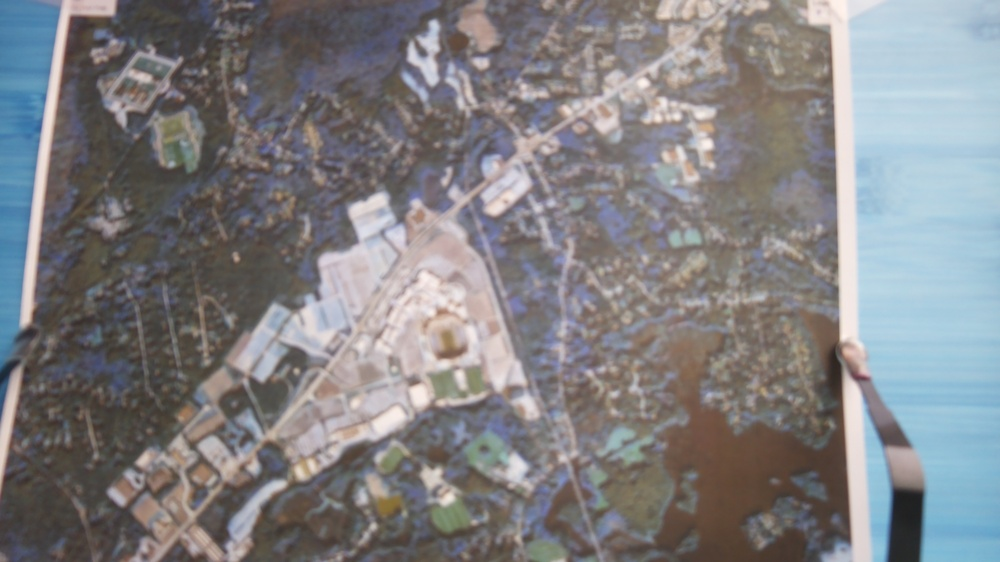
#> input picture captured_20260322_154359.jpg, 1000 x 562 px, shrunk from 4608 x 2592 before the run
$ python -i surface_detector.py   (imports and definitions only)
#> lines starting #> are read from the running program, lines starting #| are printed output that depends on the picture; after the words box and inside, x2 and y2 are one past the last pixel; in counts of white or black regions, pixels touching at a corner belong together
# %%


# %%
# surface_detector.py
# Detects and classifies urban surfaces by albedo value

import cv2
import numpy as np


# %%


# %%

# ── SURFACE DEFINITIONS ────────────────────────────────────
# Each surface has:
#   hsv_lower/upper : color range in HSV space
#   albedo          : reflectivity 0.0 to 1.0
#                     (0 = absorbs all, 1 = reflects all)
#   heat_risk       : how much heat it generates
#   color           : BGR color for contour drawing
#   label           : display name

SURFACES = {
    "dark_roof": {
        "hsv_lower":  np.array([0,   0,   0  ]),
        "hsv_upper":  np.array([180, 50,  60 ]),
        "albedo":     0.05,
        "heat_risk":  "CRITICAL",
        "color":      (0,   0,   255),  # Red
        "label":      "Dark Tar Roof",
        "priority":   1
    },
    "asphalt_road": {
        "hsv_lower":  np.array([0,   0,   40 ]),
        "hsv_upper":  np.array([180, 30,  90 ]),
        "albedo":     0.10,
        "heat_risk":  "HIGH",
        "color":      (0,   69,  255),  # Orange-Red
        "label":      "Asphalt / Road",
        "priority":   2
    },
    "concrete": {
        "hsv_lower":  np.array([0,   0,   90 ]),
        "hsv_upper":  np.array([180, 30,  170]),
        "albedo":     0.25,
        "heat_risk":  "MEDIUM",
        "color":      (0,   165, 255),  # Orange
        "label":      "Concrete / Sidewalk",
        "priority":   3
    },
    "bright_roof": {
        "hsv_lower":  np.array([0,   0,   170]),
        "hsv_upper":  np.array([180, 30,  255]),
        "albedo":     0.65,
        "heat_risk":  "LOW",
        "color":      (255, 255, 0  ),  # Cyan
        "label":      "Bright / White Roof",
        "priority":   4
    },
    "vegetation": {
        "hsv_lower":  np.array([35,  40,  40 ]),
        "hsv_upper":  np.array([90,  255, 200]),
        "albedo":     0.20,
        "heat_risk":  "BENEFICIAL",
        "color":      (0,   200, 0  ),  # Green
        "label":      "Trees / Vegetation",
        "priority":   5
    },
    "water": {
        "hsv_lower":  np.array([90,  50,  50 ]),
        "hsv_upper":  np.array([130, 255, 255]),
        "albedo":     0.06,
        "heat_risk":  "COOLING",
        "color":      (255, 150, 0  ),  # Blue
        "label":      "Water Body",
        "priority":   6
    }
}


# %%


# %%


# %%


# %%


# %%


# %%


def detect_surfaces(image_path):
    """
    Main function: detect all surfaces in an image
    Returns the original image, annotated image,
    and coverage statistics for each surface type
    """
#> called with image_path = 'captured_20260322_154359.jpg'
    # Load image
    image = cv2.imread(image_path)
#> image is the input picture: shape (562, 1000, 3); mean B, G, R 131.6, 129, 129.5
    if image is None:
        raise FileNotFoundError(f"Cannot load: {image_path}")

    # Make a copy for annotation
    annotated = image.copy()

    # Convert to HSV for color detection
    hsv = cv2.cvtColor(image, cv2.COLOR_BGR2HSV)
#> hsv: shape (562, 1000, 3); mean H, S, V 67.9, 37.9, 141

    total_pixels = image.shape[0] * image.shape[1]
#> total_pixels = 562000
    results = {}

    for surface_name, surface in SURFACES.items():
        # Create mask for this surface type
        mask = cv2.inRange(
            hsv,
            surface["hsv_lower"],
            surface["hsv_upper"]
        )

        # Clean up noise with morphological operations
        kernel = np.ones((5,5), np.uint8)
        mask = cv2.morphologyEx(mask, cv2.MORPH_CLOSE, kernel)
        mask = cv2.morphologyEx(mask, cv2.MORPH_OPEN,  kernel)

        # Find contours around detected zones
        contours, _ = cv2.findContours(
            mask,
            cv2.RETR_EXTERNAL,
            cv2.CHAIN_APPROX_SIMPLE
        )

        # Filter out tiny noise contours (< 200 pixels)
        significant = [c for c in contours
                      if cv2.contourArea(c) > 200]

        # Draw filled semi-transparent overlay
        overlay = annotated.copy()
        cv2.drawContours(overlay, significant, -1,
                        surface["color"], -1)
        cv2.addWeighted(overlay, 0.35, annotated,
                       0.65, 0, annotated)

        # Draw contour borders (solid lines)
        cv2.drawContours(annotated, significant, -1,
                        surface["color"], 2)

        # Calculate coverage percentage
        pixel_count = cv2.countNonZero(mask)
        coverage_pct = round((pixel_count / total_pixels) * 100, 1)

        results[surface_name] = {
            "coverage_pct": coverage_pct,
            "pixel_count":  pixel_count,
            "contour_count": len(significant),
            "albedo":        surface["albedo"],
            "heat_risk":     surface["heat_risk"],
            "label":         surface["label"],
            "color":         surface["color"],
            "priority":      surface["priority"]
        }
#> this loop made 6 passes
#> (pixel_count, coverage_pct) on passes 1 to 6: (1886, 0.3), (50680, 9), (159732, 28.4), (68595, 12.2), (1507, 0.3), (70076, 12.5)
#> pass 1, in detect_surfaces, `mask = cv2.inRange( hsv, surface["hsv_lower"], surface["hsv_upper"] )`:
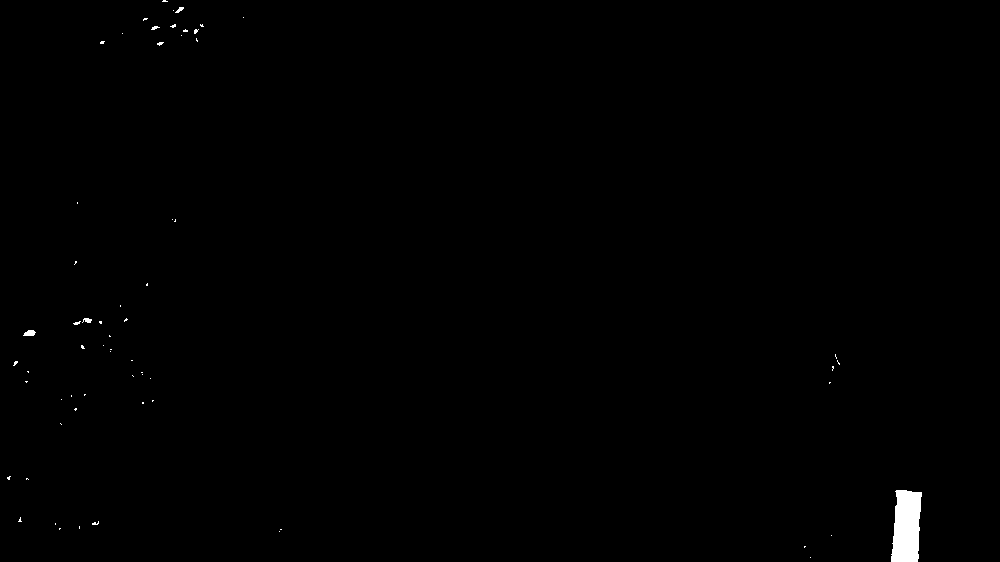
#> mask: shape (562, 1000); 0.4% white; 63 white regions (58 under 20 px), largest, box (x1, y1, x2, y2) and area: (891, 490, 922, 562) 1822, (23, 330, 36, 336) 58, (82, 318, 92, 323) 34, (175, 7, 184, 13) 28, (151, 26, 160, 30) 21
#> pass 1, in detect_surfaces, `mask = cv2.morphologyEx(mask, cv2.MORPH_OPEN,  kernel)`:
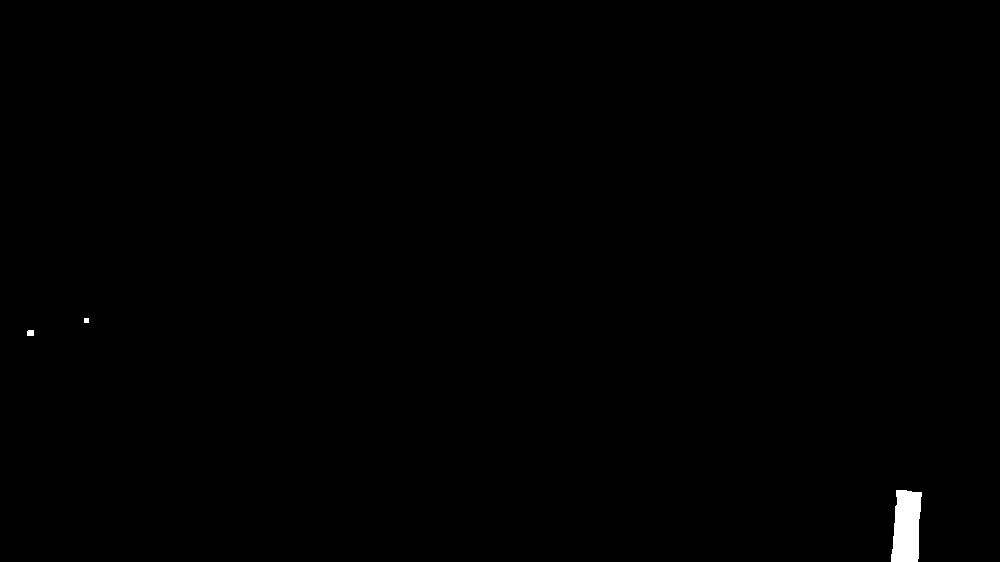
#> mask: shape (562, 1000); 0.34% white; 3 white regions, box (x1, y1, x2, y2) and area: (891, 490, 922, 562) 1820, (27, 330, 34, 336) 41, (84, 318, 89, 323) 25
#> pass 2, in detect_surfaces, `mask = cv2.inRange( hsv, surface["hsv_lower"], surface["hsv_upper"] )`:
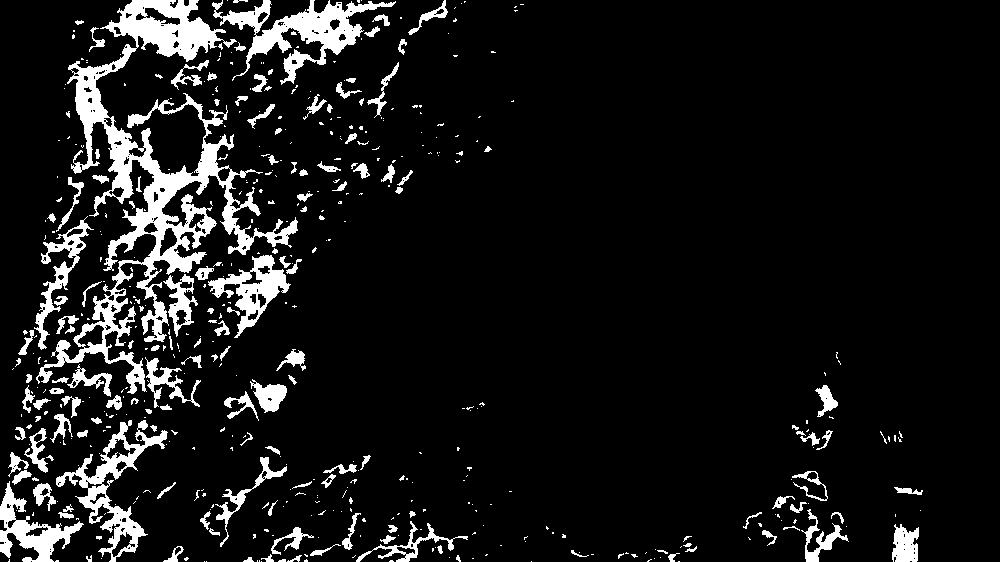
#> mask: shape (562, 1000); 9.2% white; 495 white regions (346 under 20 px), largest, box (x1, y1, x2, y2) and area: (36, 0, 298, 394) 19353, (212, 0, 396, 85) 4596, (56, 420, 168, 562) 3516
#> after the loop:
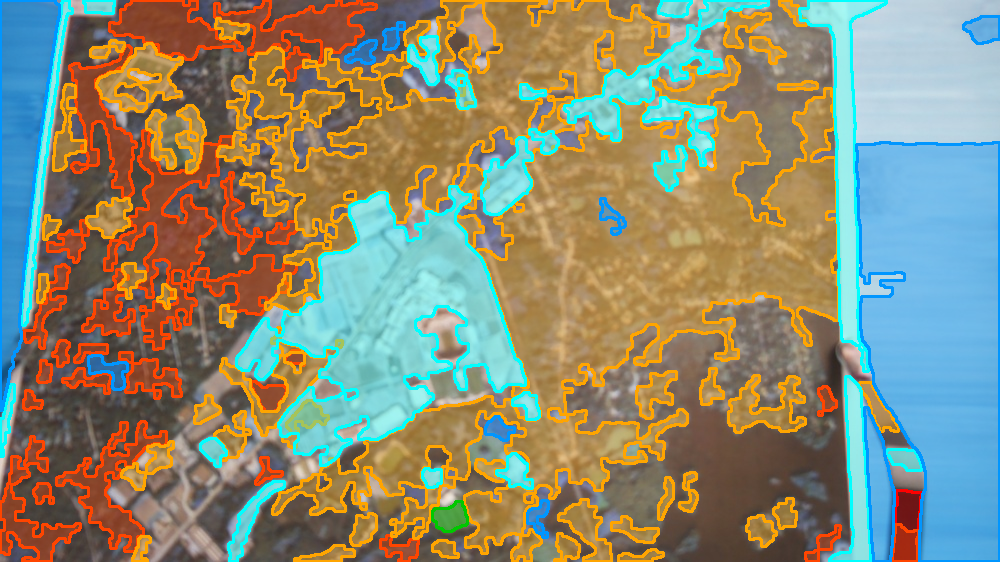
#> annotated: shape (562, 1000, 3); mean B, G, R 115.9, 140.3, 140.2
#> after the loop:
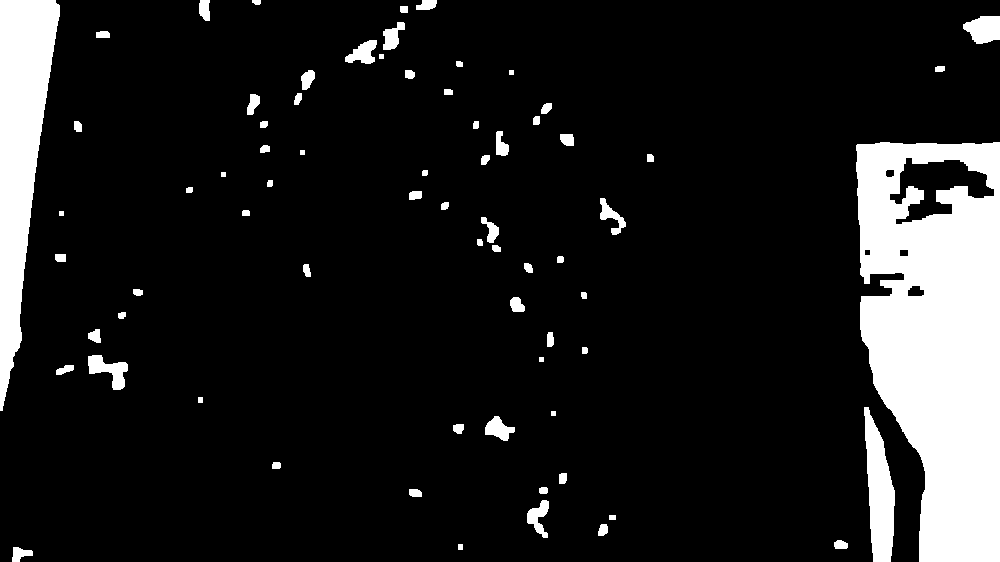
#> mask: shape (562, 1000); 12.5% white; 71 white regions, largest, box (x1, y1, x2, y2) and area: (856, 142, 1000, 562) 45190, (0, 0, 60, 411) 13539, (864, 407, 895, 562) 3045
#> after the loop: overlay: shape (562, 1000, 3); mean H, S, V 119, 138, 130.4
#> after the loop, results = 6 items

    return image, annotated, results, total_pixels

# %%


# %%

>>> result = detect_surfaces('captured_20260322_154359.jpg')

$ run again, on captured_20260322_154527.jpg
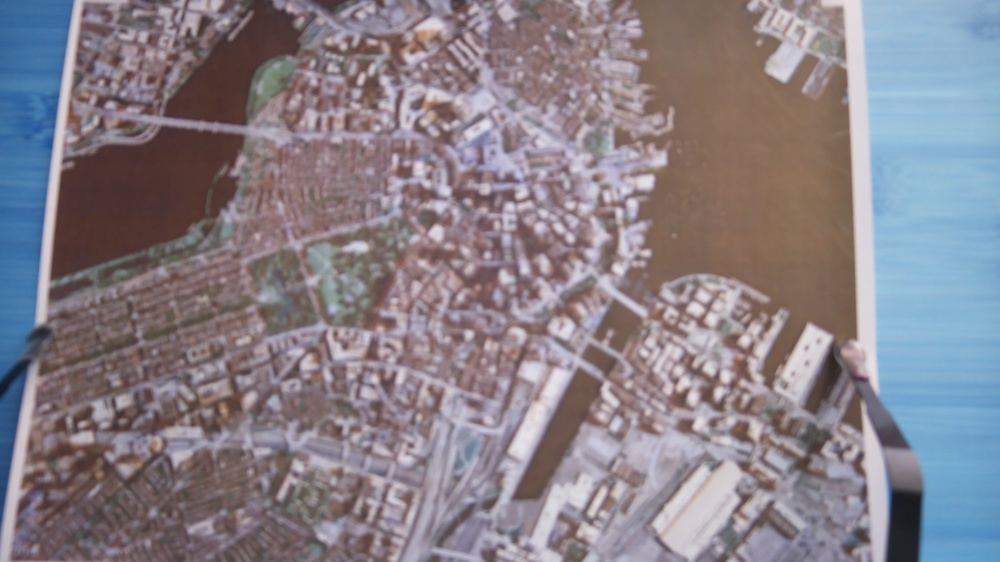
#> input picture captured_20260322_154527.jpg, 1000 x 562 px, shrunk from 4608 x 2592 before the run
#> in detect_surfaces, image is the input picture: shape (562, 1000, 3); mean B, G, R 136.7, 128.6, 135.4
#> hsv: shape (562, 1000, 3); mean H, S, V 101.5, 52, 149.4
#> the loop in detect_surfaces, `for surface_name, surface in SURFACES.items():` made 6 passes
#> (pixel_count, coverage_pct) on passes 1 to 6: (1577, 0.3), (905, 0.2), (107633, 19.2), (89515, 15.9), (0, 0), (87408, 15.6)
#> after the loop in detect_surfaces, `for surface_name, surface in SURFACES.items():`:
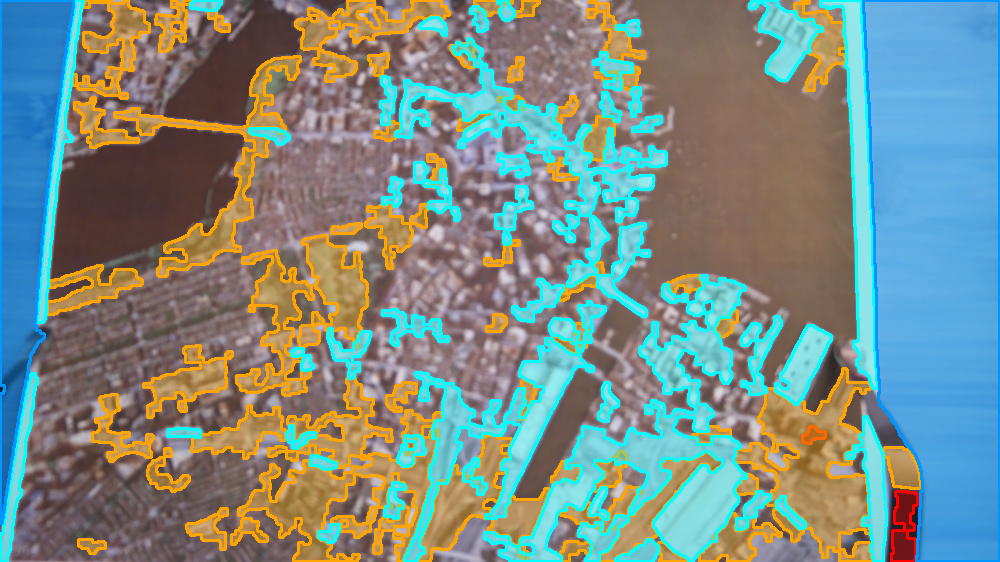
#> annotated: shape (562, 1000, 3); mean B, G, R 134.2, 141.3, 122.4
#> after the loop in detect_surfaces, `for surface_name, surface in SURFACES.items():`:
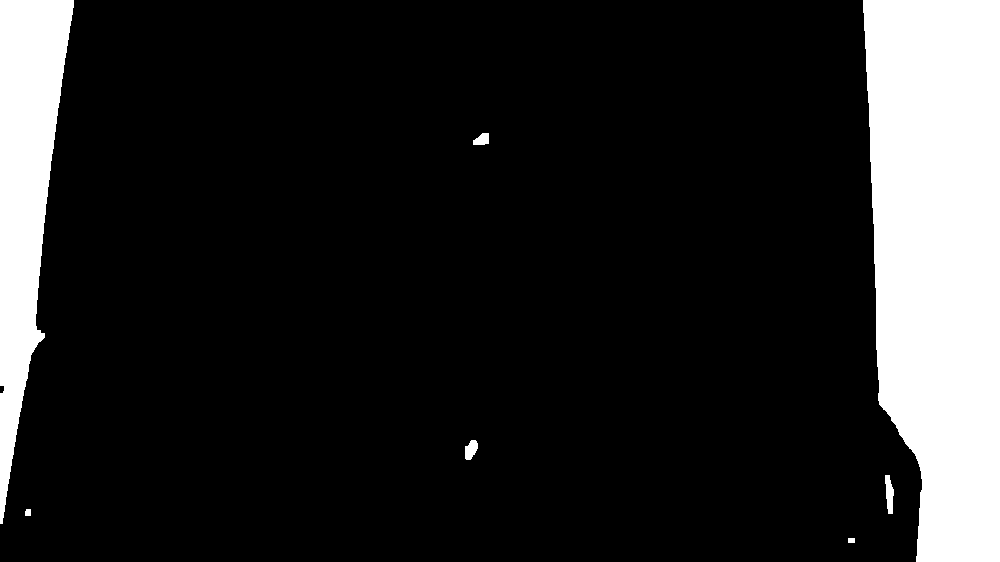
#> mask: shape (562, 1000); 15.6% white; 7 white regions, largest, box (x1, y1, x2, y2) and area: (863, 0, 1000, 562) 65726, (0, 0, 74, 524) 21029, (885, 475, 894, 514) 243
#> after the loop in detect_surfaces, `for surface_name, surface in SURFACES.items():`: results = 6 items

$ run again, on captured_20260322_154754.jpg
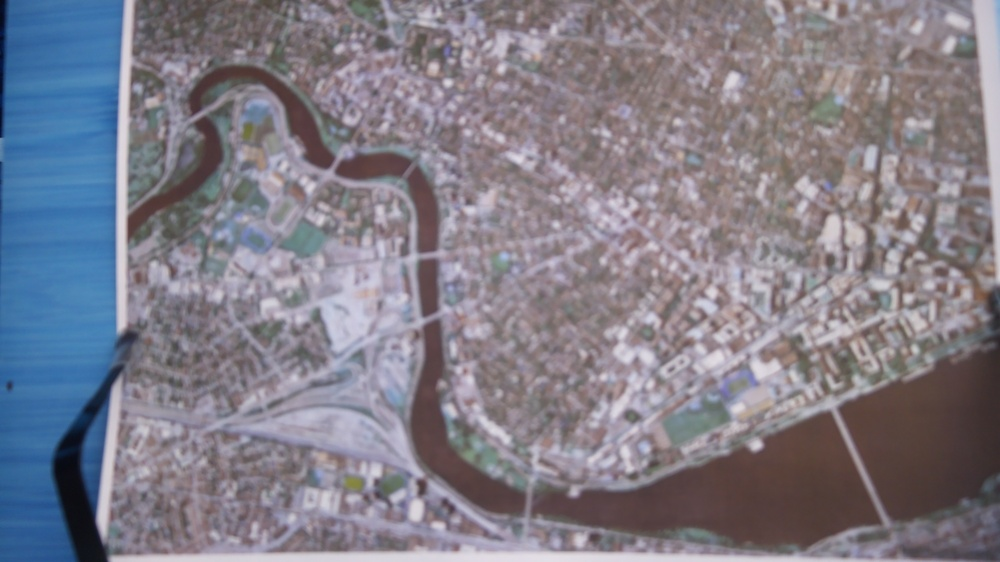
#> input picture captured_20260322_154754.jpg, 1000 x 562 px, shrunk from 4608 x 2592 before the run
#> in detect_surfaces, image is the input picture: shape (562, 1000, 3); mean B, G, R 136.3, 125.1, 128.1
#> hsv: shape (562, 1000, 3); mean H, S, V 113, 43.6, 142.5
#> the loop in detect_surfaces, `for surface_name, surface in SURFACES.items():` made 6 passes
#> (pixel_count, coverage_pct) on passes 1 to 6: (499, 0.1), (4155, 0.7), (285285, 50.8), (85702, 15.2), (402, 0.1), (63916, 11.4)
#> pass 1, in detect_surfaces, `mask = cv2.inRange( hsv, surface["hsv_lower"], surface["hsv_upper"] )`:
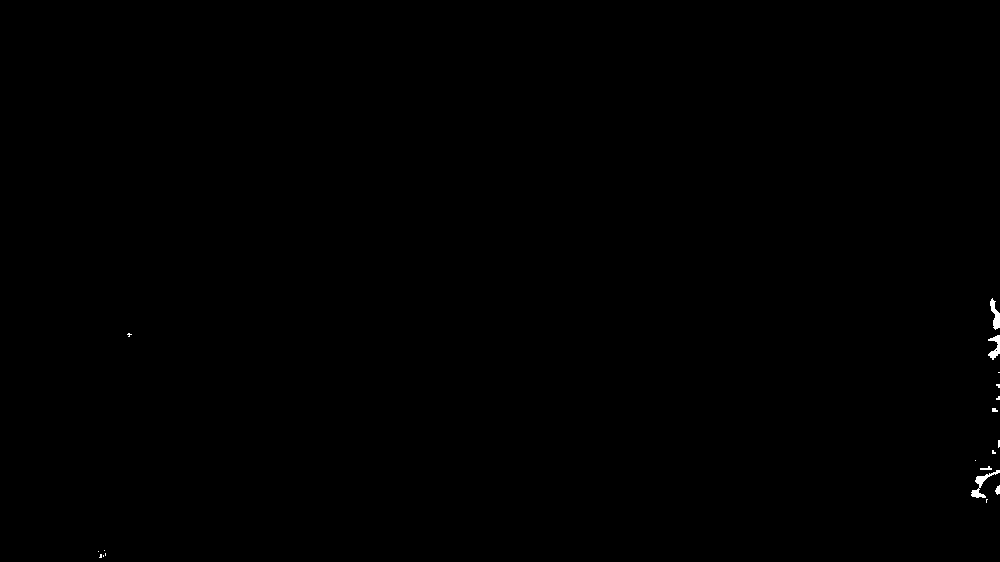
#> mask: shape (562, 1000); 0.12% white; 19 white regions (13 under 20 px), largest, box (x1, y1, x2, y2) and area: (971, 470, 1000, 498) 209, (990, 298, 1000, 330) 165, (988, 335, 1000, 360) 151, (995, 485, 1000, 495) 34, (980, 466, 992, 470) 28, (992, 408, 998, 412) 20
#> after the loop in detect_surfaces, `for surface_name, surface in SURFACES.items():`:
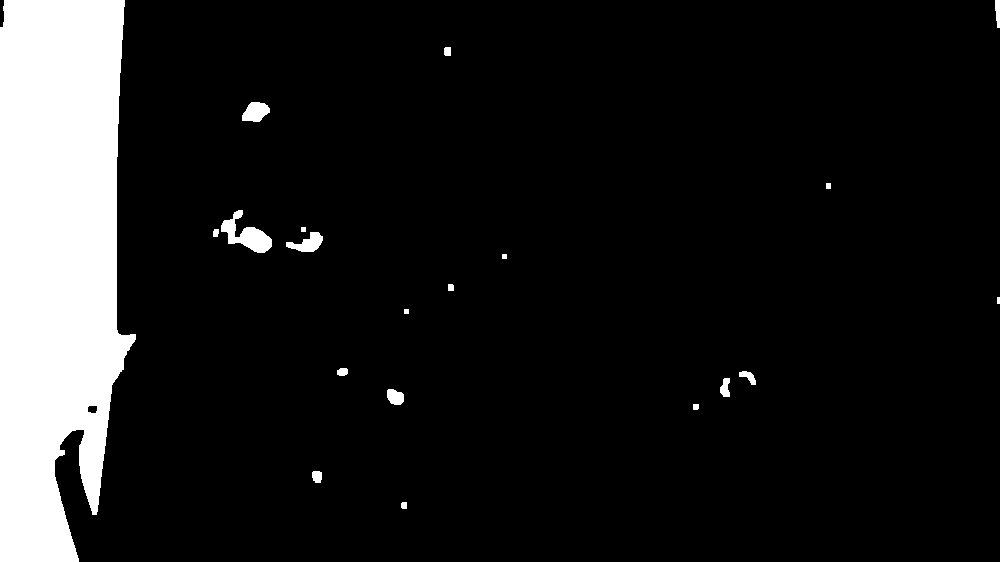
#> mask: shape (562, 1000); 11.4% white; 20 white regions, largest, box (x1, y1, x2, y2) and area: (0, 0, 136, 562) 61022, (221, 210, 272, 253) 961, (242, 102, 270, 122) 406
#> after the loop in detect_surfaces, `for surface_name, surface in SURFACES.items():`: results = 6 items
